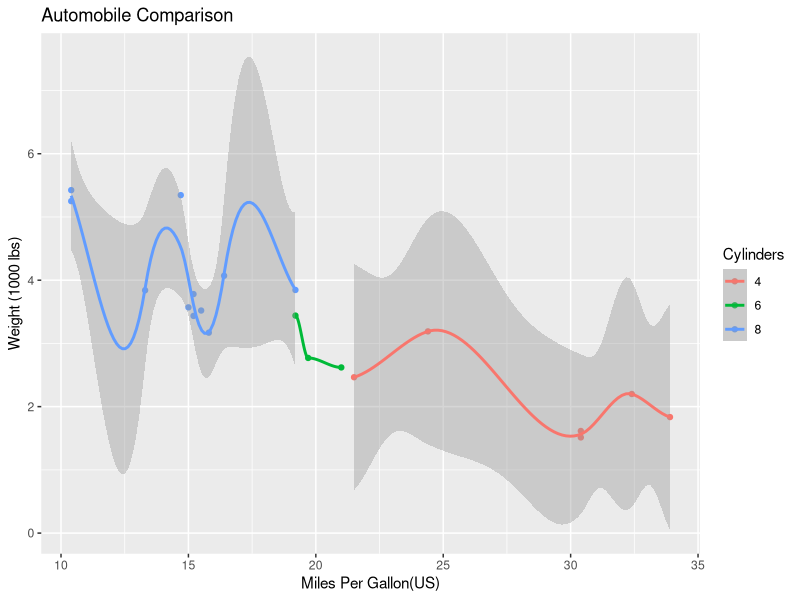
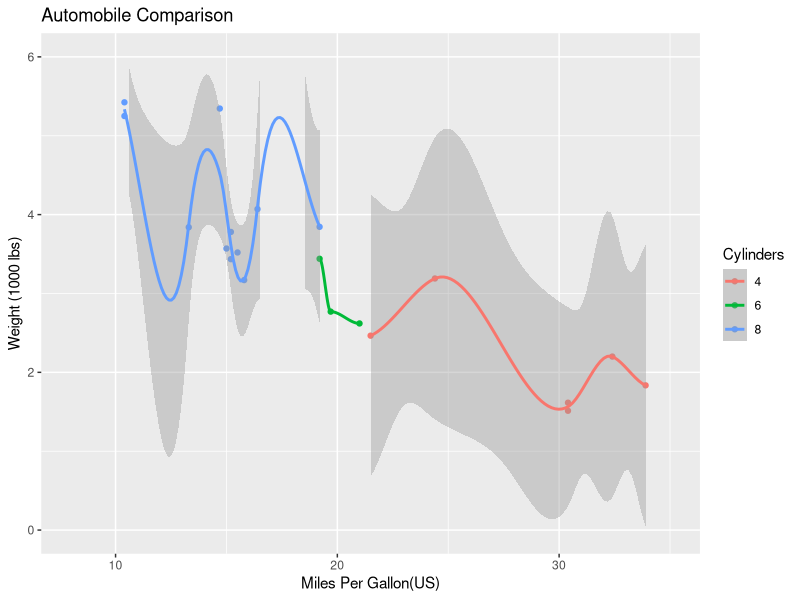

R code for these plots, in order:
## This exercise demonstrates how to add text/labels via qplot()

# Bring in the data
setwd("~/R/rineasysteps/data")
frame <- read.csv("DataSet-Autos.csv")

# Bring in ggplot2
library(ggplot2)

# encode the variable factors
Cylinders <- factor(frame$cyl)

qplot(mpg, wt, data = frame,
      geom = c("point", "smooth"),
      color = Cylinders,
      xlab = "Miles Per Gallon(US)",
      ylab = "Weight (1000 lbs)",
      main = "Automobile Comparison")

# edit the call to add point labels and extend axis limits
qplot(mpg, wt, data = frame,
      geom = c("point", "smooth"),
      color = Cylinders,
      xlab = "Miles Per Gallon(US)",
      ylab = "Weight (1000 lbs)",
      main = "Automobile Comparison",
      label = 'model',
      xlim = c(8, 35),
      ylim = c(0, 6))
